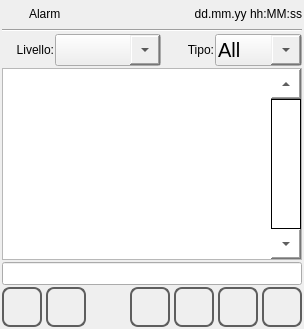
<?xml version="1.0" encoding="UTF-8"?>
<ui version="4.0">
 <class>alarms</class>
 <widget class="QWidget" name="alarms">
  <property name="geometry">
   <rect>
    <x>0</x>
    <y>0</y>
    %Model%
   </rect>
  </property>
  <property name="sizePolicy">
   <sizepolicy hsizetype="Preferred" vsizetype="Preferred">
    <horstretch>0</horstretch>
    <verstretch>0</verstretch>
   </sizepolicy>
  </property>
  <property name="minimumSize">
   <size>
    <width>0</width>
    <height>0</height>
   </size>
  </property>
  <property name="windowTitle">
   <string>alarms</string>
  </property>
  <property name="styleSheet">
   <string notr="true"/>
  </property>
  <layout class="QVBoxLayout" name="verticalLayout">
   <property name="spacing">
    <number>2</number>
   </property>
   <property name="margin">
    <number>2</number>
   </property>
   <item>
    <layout class="QHBoxLayout" name="horizontalLayout">
     <property name="sizeConstraint">
      <enum>QLayout::SetMinimumSize</enum>
     </property>
     <item>
      <widget class="QLabel" name="labelIcon">
       <property name="minimumSize">
        <size>
         <width>25</width>
         <height>25</height>
        </size>
       </property>
       <property name="maximumSize">
        <size>
         <width>25</width>
         <height>25</height>
        </size>
       </property>
       <property name="focusPolicy">
        <enum>Qt::NoFocus</enum>
       </property>
       <property name="styleSheet">
        <string notr="true">border-image: url(:/systemicons/img/Error.png);</string>
       </property>
       <property name="text">
        <string/>
       </property>
      </widget>
     </item>
     <item>
      <widget class="QLabel" name="labelTitle">
       <property name="sizePolicy">
        <sizepolicy hsizetype="Preferred" vsizetype="Fixed">
         <horstretch>0</horstretch>
         <verstretch>0</verstretch>
        </sizepolicy>
       </property>
       <property name="focusPolicy">
        <enum>Qt::NoFocus</enum>
       </property>
       <property name="text">
        <string>Alarm</string>
       </property>
      </widget>
     </item>
     <item>
      <widget class="QLabel" name="labelUserName">
       <property name="text">
        <string/>
       </property>
      </widget>
     </item>
     <item>
      <widget class="QLabel" name="labelDataOra">
       <property name="sizePolicy">
        <sizepolicy hsizetype="Preferred" vsizetype="Fixed">
         <horstretch>0</horstretch>
         <verstretch>0</verstretch>
        </sizepolicy>
       </property>
       <property name="focusPolicy">
        <enum>Qt::NoFocus</enum>
       </property>
       <property name="text">
        <string>dd.mm.yy hh:MM:ss</string>
       </property>
       <property name="alignment">
        <set>Qt::AlignRight|Qt::AlignTrailing|Qt::AlignVCenter</set>
       </property>
      </widget>
     </item>
    </layout>
   </item>
   <item>
    <widget class="Line" name="line">
     <property name="focusPolicy">
      <enum>Qt::NoFocus</enum>
     </property>
     <property name="orientation">
      <enum>Qt::Horizontal</enum>
     </property>
    </widget>
   </item>
   <item>
    <layout class="QHBoxLayout" name="horizontalLayout_4">
     <property name="spacing">
      <number>1</number>
     </property>
     <item>
      <widget class="QLabel" name="labelLevel">
       <property name="focusPolicy">
        <enum>Qt::NoFocus</enum>
       </property>
       <property name="text">
        <string>Livello:</string>
       </property>
       <property name="alignment">
        <set>Qt::AlignRight|Qt::AlignTrailing|Qt::AlignVCenter</set>
       </property>
      </widget>
     </item>
     <item>
      <widget class="QComboBox" name="comboBoxLevel">
       <property name="focusPolicy">
        <enum>Qt::NoFocus</enum>
       </property>
       <property name="styleSheet">
        <string notr="true">/* Combobox item */
QAbstractItemView {
	/* padding of each item (top,right,bottom,left) */
	padding: 2 0 2 0;
	font-size: 14px;
}

/* Sets up scrollbar size, border, color */
QScrollBar:vertical {
	width: 30px;
	/* margin sets up how far the handle can travel (top,right,bottom,left) */
	margin: 30px 0px 30px 0px;
}

/* Sets up the color and height of handle (cursor) */
QScrollBar::handle:vertical {
	min-height:40px;
}

/* bottom button (set height at 0px to remove)*/
QScrollBar::add-line:vertical {
	height: 30px;
	subcontrol-position: bottom;
	subcontrol-origin: margin;
}

/* top button (set height at 0px to remove)*/
QScrollBar::sub-line:vertical {
	height: 30px;
	subcontrol-position: top;
	subcontrol-origin: margin;
	background-color: rgb(0, 255, 0);
}

/* need this to get rid of crosshatching on scrollbar background */
QScrollBar::add-page:vertical, QScrollBar::sub-page:vertical {
	background: none;
}

/* Combobox main item */
QComboBox {
	padding-left: 2px;
	font-size: 20px;
	min-height: 30px;
}

/* drop down button */
QComboBox::drop-down {
	min-width: 30px;
}
</string>
       </property>
      </widget>
     </item>
     <item>
      <widget class="QLabel" name="labelType">
       <property name="focusPolicy">
        <enum>Qt::NoFocus</enum>
       </property>
       <property name="text">
        <string>Tipo:</string>
       </property>
       <property name="alignment">
        <set>Qt::AlignRight|Qt::AlignTrailing|Qt::AlignVCenter</set>
       </property>
      </widget>
     </item>
     <item>
      <widget class="QComboBox" name="comboBoxType">
       <property name="focusPolicy">
        <enum>Qt::NoFocus</enum>
       </property>
       <property name="styleSheet">
        <string notr="true">/* Combobox item */
QAbstractItemView {
	/* padding of each item (top,right,bottom,left) */
	padding: 2 0 2 0;
	font-size: 14px;
}

/* Sets up scrollbar size, border, color */
QScrollBar:vertical {
	width: 30px;
	/* margin sets up how far the handle can travel (top,right,bottom,left) */
	margin: 30px 0px 30px 0px;
}

/* Sets up the color and height of handle (cursor) */
QScrollBar::handle:vertical {
	min-height:30px;
}

/* bottom button (set height at 0px to remove)*/
QScrollBar::add-line:vertical {
	height: 30px;
	subcontrol-position: bottom;
	subcontrol-origin: margin;
}

/* top button (set height at 0px to remove)*/
QScrollBar::sub-line:vertical {
	height: 30px;
	subcontrol-position: top;
	subcontrol-origin: margin;
	background-color: rgb(0, 255, 0);
}

/* need this to get rid of crosshatching on scrollbar background */
QScrollBar::add-page:vertical, QScrollBar::sub-page:vertical {
	background: none;
}

/* Combobox main item */
QComboBox {
	padding-left: 2px;
	font-size: 20px;
	min-height: 30px;
}

/* drop down button */
QComboBox::drop-down {
	min-width: 30px;
}
</string>
       </property>
       <item>
        <property name="text">
         <string>All</string>
        </property>
       </item>
       <item>
        <property name="text">
         <string>Alarm</string>
        </property>
       </item>
       <item>
        <property name="text">
         <string>Event</string>
        </property>
       </item>
      </widget>
     </item>
    </layout>
   </item>
   <item>
    <widget class="QListWidget" name="listWidget">
     <property name="font">
      <font>
       <family>Ubuntu</family>
       <pointsize>16</pointsize>
       <weight>50</weight>
       <italic>false</italic>
       <bold>false</bold>
      </font>
     </property>
     <property name="focusPolicy">
      <enum>Qt::NoFocus</enum>
     </property>
     <property name="styleSheet">
      <string notr="true">QListWidget
{
	font: 16pt &quot;Ubuntu&quot;;
}
QScrollBar:vertical
{
        border-top: 30px solid #999999;
        border-bottom: 30px solid #999999;
        background:white;
        width:30px;    
        margin: 0px 0px 0px 0px;
}
QScrollBar::handle:vertical 
{
        border: 1px solid black;
	    background: rgb(255, 255, 255);
        min-height: 10px;
}
QScrollBar::add-line:vertical
{
        height: 30px;
	    background: rgb(255, 255, 255);
        subcontrol-position: bottom;
        subcontrol-origin: margin;
	image: url(:/systemicons/img/Down.png);
}
QScrollBar::sub-line:vertical 
{
       height: 30px;
	    background: rgb(255, 255, 255);
        subcontrol-position: top;
	    subcontrol-origin: margin;
	image: url(:/systemicons/img/Up.png);
}

QScrollBar:horizontal
{
        border-left: 30px solid #999999;
        border-right: 30px solid #999999;
        background:white;
        height:30px;    
        margin: 0px 0px 0px 0px;
}
QScrollBar::handle:horizontal 
{
        border: 1px solid black;
	    background: rgb(255, 255, 255);
        min-width: 10px;
}
QScrollBar::add-line:horizontal
{
        width: 30px;
	    background: rgb(255, 255, 255);
        subcontrol-position: left;
        subcontrol-origin: margin;
	image: url(:/icons/img/left.png);
}
QScrollBar::sub-line:horizontal 
{
       width: 30px;
	    background: rgb(255, 255, 255);
        subcontrol-position: right;
	    subcontrol-origin: margin;
	image: url(:/icons/img/right.png);
}</string>
     </property>
     <property name="verticalScrollBarPolicy">
      <enum>Qt::ScrollBarAlwaysOn</enum>
     </property>
     <property name="horizontalScrollBarPolicy">
      <enum>Qt::ScrollBarAsNeeded</enum>
     </property>
     <property name="alternatingRowColors">
      <bool>true</bool>
     </property>
    </widget>
   </item>
   <item>
    <widget class="QLineEdit" name="lineEditStatus">
     <property name="font">
      <font>
       <family>DejaVu Sans Mono</family>
      </font>
     </property>
     <property name="focusPolicy">
      <enum>Qt::NoFocus</enum>
     </property>
    </widget>
   </item>
   <item>
    <layout class="QHBoxLayout" name="horizontalLayout_2">
     <property name="spacing">
      <number>4</number>
     </property>
     <item>
      <widget class="QPushButton" name="pushButtonHome">
       <property name="sizePolicy">
        <sizepolicy hsizetype="Minimum" vsizetype="Fixed">
         <horstretch>60</horstretch>
         <verstretch>60</verstretch>
        </sizepolicy>
       </property>
       <property name="minimumSize">
        <size>
         <width>40</width>
         <height>40</height>
        </size>
       </property>
       <property name="maximumSize">
        <size>
         <width>40</width>
         <height>40</height>
        </size>
       </property>
       <property name="focusPolicy">
        <enum>Qt::NoFocus</enum>
       </property>
       <property name="styleSheet">
        <string notr="true">QPushButton
{
border: 2px solid  rgb(94, 94, 94);
border-radius: 8px;
qproperty-icon: url(:/systemicons/img/Home.png);
qproperty-iconSize: 24px 24px;
qproperty-focusPolicy: NoFocus;
}
QPushButton:pressed
{
border: 2px solid  rgb(194, 194, 194);
background-color:  rgb(255, 255, 127);
}
QPushButton:disabled
{
border: 2px solid  rgb(194, 194, 194);
}
</string>
       </property>
       <property name="text">
        <string/>
       </property>
      </widget>
     </item>
     <item>
      <widget class="QPushButton" name="pushButtonBack">
       <property name="sizePolicy">
        <sizepolicy hsizetype="Minimum" vsizetype="Fixed">
         <horstretch>60</horstretch>
         <verstretch>60</verstretch>
        </sizepolicy>
       </property>
       <property name="minimumSize">
        <size>
         <width>40</width>
         <height>40</height>
        </size>
       </property>
       <property name="maximumSize">
        <size>
         <width>40</width>
         <height>40</height>
        </size>
       </property>
       <property name="focusPolicy">
        <enum>Qt::NoFocus</enum>
       </property>
       <property name="styleSheet">
        <string notr="true">QPushButton
{
border: 2px solid  rgb(94, 94, 94);
border-radius: 8px;
qproperty-icon: url(:/systemicons/img/Go_back.png);
qproperty-iconSize: 24px 24px;
qproperty-focusPolicy: NoFocus;
}
QPushButton:pressed
{
border: 2px solid  rgb(194, 194, 194);
background-color:  rgb(255, 255, 127);
}
QPushButton:disabled
{
border: 2px solid  rgb(194, 194, 194);
}
</string>
       </property>
       <property name="text">
        <string/>
       </property>
      </widget>
     </item>
     <item>
      <spacer name="horizontalSpacer">
       <property name="focusPolicy">
        <enum>Qt::NoFocus</enum>
       </property>
       <property name="orientation">
        <enum>Qt::Horizontal</enum>
       </property>
       <property name="sizeHint" stdset="0">
        <size>
         <width>40</width>
         <height>20</height>
        </size>
       </property>
      </spacer>
     </item>
     <item>
      <widget class="QPushButton" name="pushButtonACK">
       <property name="sizePolicy">
        <sizepolicy hsizetype="Minimum" vsizetype="Fixed">
         <horstretch>60</horstretch>
         <verstretch>60</verstretch>
        </sizepolicy>
       </property>
       <property name="minimumSize">
        <size>
         <width>40</width>
         <height>40</height>
        </size>
       </property>
       <property name="maximumSize">
        <size>
         <width>40</width>
         <height>40</height>
        </size>
       </property>
       <property name="focusPolicy">
        <enum>Qt::NoFocus</enum>
       </property>
       <property name="styleSheet">
        <string notr="true">QPushButton
{
border: 2px solid  rgb(94, 94, 94);
border-radius: 8px;
qproperty-icon: url(:/systemicons/img/Thumbs_up.png);
qproperty-iconSize: 24px 24px;
qproperty-focusPolicy: NoFocus;
}
QPushButton:pressed
{
border: 2px solid  rgb(194, 194, 194);
background-color:  rgb(255, 255, 127);
}
QPushButton:disabled
{
border: 2px solid  rgb(194, 194, 194);
}
</string>
       </property>
       <property name="text">
        <string/>
       </property>
      </widget>
     </item>
     <item>
      <widget class="QPushButton" name="pushButtonACKall">
       <property name="minimumSize">
        <size>
         <width>40</width>
         <height>40</height>
        </size>
       </property>
       <property name="maximumSize">
        <size>
         <width>40</width>
         <height>40</height>
        </size>
       </property>
       <property name="focusPolicy">
        <enum>Qt::NoFocus</enum>
       </property>
       <property name="styleSheet">
        <string notr="true">QPushButton
{
border: 2px solid  rgb(94, 94, 94);
border-radius: 8px;
qproperty-icon: url(:/systemicons/img/Apply.png);
qproperty-iconSize: 24px 24px;
qproperty-focusPolicy: NoFocus;
}
QPushButton:pressed
{
border: 2px solid  rgb(194, 194, 194);
background-color:  rgb(255, 255, 127);
}
QPushButton:disabled
{
border: 2px solid  rgb(194, 194, 194);
}
</string>
       </property>
       <property name="text">
        <string/>
       </property>
      </widget>
     </item>
     <item>
      <widget class="QPushButton" name="pushButtonHornACK">
       <property name="minimumSize">
        <size>
         <width>40</width>
         <height>40</height>
        </size>
       </property>
       <property name="maximumSize">
        <size>
         <width>40</width>
         <height>40</height>
        </size>
       </property>
       <property name="styleSheet">
        <string notr="true">QPushButton
{
border: 2px solid  rgb(94, 94, 94);
border-radius: 8px;
qproperty-icon: url(:/systemicons/img/Silence.png);
qproperty-iconSize: 24px 24px;
qproperty-focusPolicy: NoFocus;
}
QPushButton:pressed
{
border: 2px solid  rgb(194, 194, 194);
background-color:  rgb(255, 255, 127);
}
QPushButton:disabled
{
border: 2px solid  rgb(194, 194, 194);
}
</string>
       </property>
       <property name="text">
        <string/>
       </property>
      </widget>
     </item>
     <item>
      <widget class="QPushButton" name="pushButtonHistory">
       <property name="minimumSize">
        <size>
         <width>40</width>
         <height>40</height>
        </size>
       </property>
       <property name="maximumSize">
        <size>
         <width>40</width>
         <height>40</height>
        </size>
       </property>
       <property name="focusPolicy">
        <enum>Qt::NoFocus</enum>
       </property>
       <property name="styleSheet">
        <string notr="true">QPushButton
{
border: 2px solid  rgb(94, 94, 94);
border-radius: 8px;
qproperty-icon: url(:/systemicons/img/History.png);
qproperty-iconSize: 24px 24px;
qproperty-focusPolicy: NoFocus;
}
QPushButton:pressed
{
border: 2px solid  rgb(194, 194, 194);
background-color:  rgb(255, 255, 127);
}
QPushButton:disabled
{
border: 2px solid  rgb(194, 194, 194);
}
</string>
       </property>
       <property name="text">
        <string/>
       </property>
      </widget>
     </item>
    </layout>
   </item>
  </layout>
 </widget>
 <resources/>
 <connections/>
</ui>
